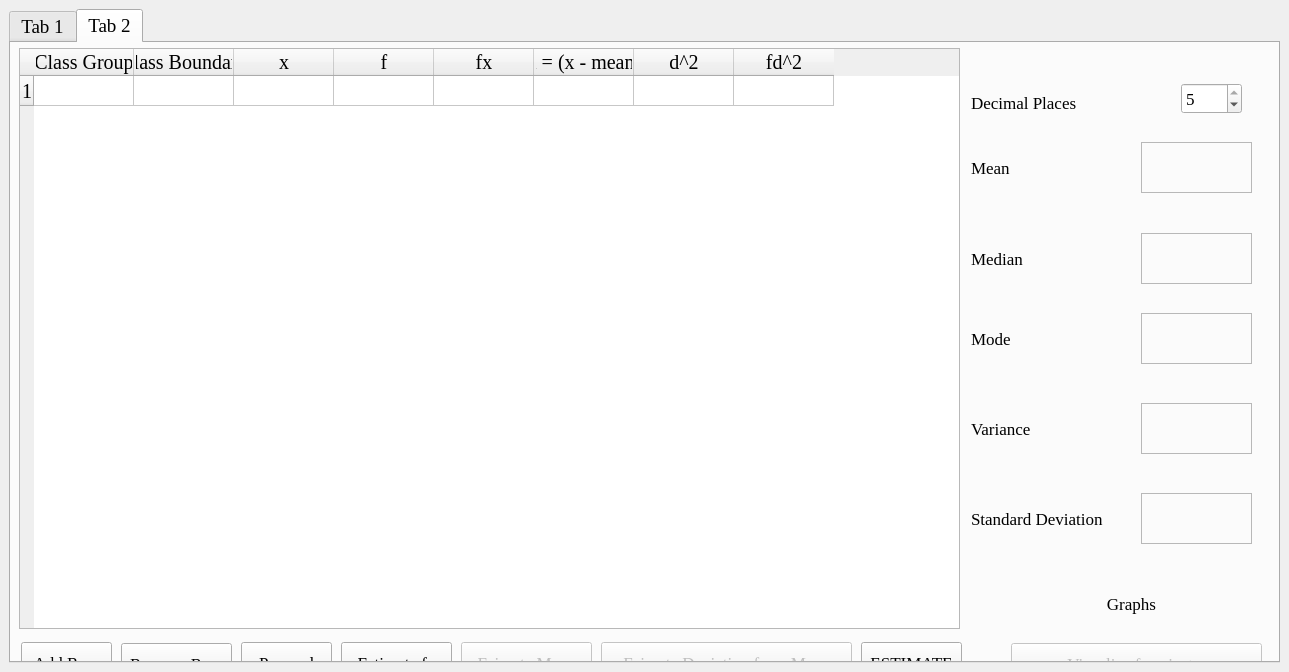
<?xml version="1.0" encoding="UTF-8"?>
<ui version="4.0">
 <class>MainWindow</class>
 <widget class="QMainWindow" name="MainWindow">
  <property name="geometry">
   <rect>
    <x>0</x>
    <y>0</y>
    <width>1289</width>
    <height>672</height>
   </rect>
  </property>
  <property name="font">
   <font>
    <family>Times New Roman</family>
    <pointsize>14</pointsize>
   </font>
  </property>
  <property name="windowTitle">
   <string>Stats Me</string>
  </property>
  <property name="windowIcon">
   <iconset>
    <normaloff>images/table.png</normaloff>images/table.png</iconset>
  </property>
  <widget class="QWidget" name="centralwidget">
   <layout class="QGridLayout" name="gridLayout">
    <item row="0" column="0">
     <widget class="QTabWidget" name="tabWidget">
      <property name="tabPosition">
       <enum>QTabWidget::North</enum>
      </property>
      <property name="currentIndex">
       <number>1</number>
      </property>
      <widget class="QWidget" name="tab">
       <attribute name="title">
        <string>Tab 1</string>
       </attribute>
       <widget class="QLabel" name="label_5">
        <property name="geometry">
         <rect>
          <x>370</x>
          <y>110</y>
          <width>351</width>
          <height>361</height>
         </rect>
        </property>
        <property name="text">
         <string/>
        </property>
        <property name="pixmap">
         <pixmap>images/table.png</pixmap>
        </property>
        <property name="scaledContents">
         <bool>true</bool>
        </property>
        <property name="alignment">
         <set>Qt::AlignCenter</set>
        </property>
       </widget>
       <widget class="QLabel" name="label_6">
        <property name="geometry">
         <rect>
          <x>470</x>
          <y>490</y>
          <width>141</width>
          <height>31</height>
         </rect>
        </property>
        <property name="font">
         <font>
          <pointsize>24</pointsize>
          <weight>75</weight>
          <bold>true</bold>
         </font>
        </property>
        <property name="text">
         <string>Stats Me</string>
        </property>
        <property name="alignment">
         <set>Qt::AlignCenter</set>
        </property>
       </widget>
       <widget class="QPushButton" name="pushButton_start">
        <property name="geometry">
         <rect>
          <x>480</x>
          <y>580</y>
          <width>111</width>
          <height>31</height>
         </rect>
        </property>
        <property name="text">
         <string>Start</string>
        </property>
       </widget>
      </widget>
      <widget class="QWidget" name="tab_2">
       <attribute name="title">
        <string>Tab 2</string>
       </attribute>
       <widget class="QTableWidget" name="tableWidget">
        <property name="geometry">
         <rect>
          <x>8</x>
          <y>5</y>
          <width>941</width>
          <height>581</height>
         </rect>
        </property>
        <property name="font">
         <font>
          <family>Times New Roman</family>
          <pointsize>15</pointsize>
         </font>
        </property>
        <property name="rowCount">
         <number>1</number>
        </property>
        <property name="columnCount">
         <number>8</number>
        </property>
        <row/>
        <column>
         <property name="text">
          <string>Class Group</string>
         </property>
        </column>
        <column>
         <property name="text">
          <string>Class Boundary</string>
         </property>
        </column>
        <column>
         <property name="text">
          <string>x</string>
         </property>
        </column>
        <column>
         <property name="text">
          <string>f</string>
         </property>
        </column>
        <column>
         <property name="text">
          <string>fx</string>
         </property>
        </column>
        <column>
         <property name="text">
          <string>d = (x - mean)</string>
         </property>
        </column>
        <column>
         <property name="text">
          <string>d^2</string>
         </property>
        </column>
        <column>
         <property name="text">
          <string>fd^2</string>
         </property>
        </column>
       </widget>
       <widget class="QPushButton" name="pushButton_estimateMean">
        <property name="enabled">
         <bool>false</bool>
        </property>
        <property name="geometry">
         <rect>
          <x>450</x>
          <y>599</y>
          <width>131</width>
          <height>41</height>
         </rect>
        </property>
        <property name="font">
         <font>
          <pointsize>13</pointsize>
         </font>
        </property>
        <property name="text">
         <string>Esimate Mean</string>
        </property>
       </widget>
       <widget class="QLabel" name="label">
        <property name="geometry">
         <rect>
          <x>960</x>
          <y>109</y>
          <width>51</width>
          <height>31</height>
         </rect>
        </property>
        <property name="font">
         <font>
          <pointsize>13</pointsize>
         </font>
        </property>
        <property name="text">
         <string>Mean</string>
        </property>
       </widget>
       <widget class="QPushButton" name="pushButton_addRow">
        <property name="geometry">
         <rect>
          <x>10</x>
          <y>599</y>
          <width>91</width>
          <height>41</height>
         </rect>
        </property>
        <property name="font">
         <font>
          <pointsize>13</pointsize>
         </font>
        </property>
        <property name="text">
         <string>Add Row</string>
        </property>
       </widget>
       <widget class="QLabel" name="variance_label">
        <property name="geometry">
         <rect>
          <x>1130</x>
          <y>360</y>
          <width>111</width>
          <height>51</height>
         </rect>
        </property>
        <property name="font">
         <font>
          <pointsize>14</pointsize>
          <weight>75</weight>
          <bold>true</bold>
         </font>
        </property>
        <property name="frameShape">
         <enum>QFrame::StyledPanel</enum>
        </property>
        <property name="text">
         <string/>
        </property>
       </widget>
       <widget class="QLabel" name="sd_label">
        <property name="geometry">
         <rect>
          <x>1130</x>
          <y>450</y>
          <width>111</width>
          <height>51</height>
         </rect>
        </property>
        <property name="font">
         <font>
          <pointsize>14</pointsize>
          <weight>75</weight>
          <bold>true</bold>
         </font>
        </property>
        <property name="frameShape">
         <enum>QFrame::StyledPanel</enum>
        </property>
        <property name="text">
         <string/>
        </property>
       </widget>
       <widget class="QLabel" name="label_2">
        <property name="geometry">
         <rect>
          <x>960</x>
          <y>39</y>
          <width>141</width>
          <height>41</height>
         </rect>
        </property>
        <property name="font">
         <font>
          <pointsize>13</pointsize>
         </font>
        </property>
        <property name="text">
         <string>Decimal Places</string>
        </property>
       </widget>
       <widget class="QLabel" name="label_4">
        <property name="geometry">
         <rect>
          <x>960</x>
          <y>370</y>
          <width>151</width>
          <height>31</height>
         </rect>
        </property>
        <property name="font">
         <font>
          <pointsize>13</pointsize>
         </font>
        </property>
        <property name="text">
         <string>Variance</string>
        </property>
       </widget>
       <widget class="QPushButton" name="pushButton_finally">
        <property name="geometry">
         <rect>
          <x>850</x>
          <y>599</y>
          <width>101</width>
          <height>41</height>
         </rect>
        </property>
        <property name="font">
         <font>
          <pointsize>13</pointsize>
         </font>
        </property>
        <property name="text">
         <string>ESTIMATE</string>
        </property>
       </widget>
       <widget class="QSpinBox" name="spinBox_dp">
        <property name="geometry">
         <rect>
          <x>1170</x>
          <y>40</y>
          <width>61</width>
          <height>31</height>
         </rect>
        </property>
        <property name="font">
         <font>
          <pointsize>13</pointsize>
         </font>
        </property>
        <property name="minimum">
         <number>1</number>
        </property>
        <property name="maximum">
         <number>5</number>
        </property>
        <property name="value">
         <number>5</number>
        </property>
       </widget>
       <widget class="QPushButton" name="pushButton_estimateDFM">
        <property name="enabled">
         <bool>false</bool>
        </property>
        <property name="geometry">
         <rect>
          <x>590</x>
          <y>599</y>
          <width>251</width>
          <height>41</height>
         </rect>
        </property>
        <property name="font">
         <font>
          <pointsize>13</pointsize>
         </font>
        </property>
        <property name="text">
         <string>Esimate Deviation from Mean</string>
        </property>
       </widget>
       <widget class="QLabel" name="mean_label">
        <property name="geometry">
         <rect>
          <x>1130</x>
          <y>99</y>
          <width>111</width>
          <height>51</height>
         </rect>
        </property>
        <property name="font">
         <font>
          <pointsize>14</pointsize>
          <weight>75</weight>
          <bold>true</bold>
         </font>
        </property>
        <property name="frameShape">
         <enum>QFrame::StyledPanel</enum>
        </property>
        <property name="frameShadow">
         <enum>QFrame::Plain</enum>
        </property>
        <property name="text">
         <string/>
        </property>
        <property name="margin">
         <number>0</number>
        </property>
       </widget>
       <widget class="QLabel" name="label_3">
        <property name="geometry">
         <rect>
          <x>960</x>
          <y>460</y>
          <width>161</width>
          <height>31</height>
         </rect>
        </property>
        <property name="font">
         <font>
          <pointsize>13</pointsize>
         </font>
        </property>
        <property name="text">
         <string>Standard Deviation</string>
        </property>
       </widget>
       <widget class="QPushButton" name="pushButton_estimatefx">
        <property name="geometry">
         <rect>
          <x>330</x>
          <y>599</y>
          <width>111</width>
          <height>41</height>
         </rect>
        </property>
        <property name="font">
         <font>
          <pointsize>13</pointsize>
         </font>
        </property>
        <property name="text">
         <string>Estimate fx</string>
        </property>
       </widget>
       <widget class="QPushButton" name="pushButton_estimate">
        <property name="geometry">
         <rect>
          <x>230</x>
          <y>599</y>
          <width>91</width>
          <height>41</height>
         </rect>
        </property>
        <property name="font">
         <font>
          <pointsize>13</pointsize>
         </font>
        </property>
        <property name="text">
         <string>Proceed</string>
        </property>
       </widget>
       <widget class="QLabel" name="label_7">
        <property name="geometry">
         <rect>
          <x>1060</x>
          <y>540</y>
          <width>121</width>
          <height>41</height>
         </rect>
        </property>
        <property name="font">
         <font>
          <pointsize>13</pointsize>
         </font>
        </property>
        <property name="text">
         <string>Graphs</string>
        </property>
        <property name="alignment">
         <set>Qt::AlignCenter</set>
        </property>
       </widget>
       <widget class="QPushButton" name="pushButton_fagainstx">
        <property name="enabled">
         <bool>false</bool>
        </property>
        <property name="geometry">
         <rect>
          <x>1000</x>
          <y>600</y>
          <width>251</width>
          <height>41</height>
         </rect>
        </property>
        <property name="font">
         <font>
          <pointsize>13</pointsize>
         </font>
        </property>
        <property name="text">
         <string>Visualize f against x</string>
        </property>
       </widget>
       <widget class="QLabel" name="label_8">
        <property name="geometry">
         <rect>
          <x>960</x>
          <y>200</y>
          <width>151</width>
          <height>31</height>
         </rect>
        </property>
        <property name="font">
         <font>
          <pointsize>13</pointsize>
         </font>
        </property>
        <property name="text">
         <string>Median</string>
        </property>
       </widget>
       <widget class="QLabel" name="median_label">
        <property name="geometry">
         <rect>
          <x>1130</x>
          <y>190</y>
          <width>111</width>
          <height>51</height>
         </rect>
        </property>
        <property name="font">
         <font>
          <pointsize>14</pointsize>
          <weight>75</weight>
          <bold>true</bold>
         </font>
        </property>
        <property name="frameShape">
         <enum>QFrame::StyledPanel</enum>
        </property>
        <property name="text">
         <string/>
        </property>
       </widget>
       <widget class="QLabel" name="label_9">
        <property name="geometry">
         <rect>
          <x>960</x>
          <y>280</y>
          <width>151</width>
          <height>31</height>
         </rect>
        </property>
        <property name="font">
         <font>
          <pointsize>13</pointsize>
         </font>
        </property>
        <property name="text">
         <string>Mode</string>
        </property>
       </widget>
       <widget class="QLabel" name="mode_label">
        <property name="geometry">
         <rect>
          <x>1130</x>
          <y>270</y>
          <width>111</width>
          <height>51</height>
         </rect>
        </property>
        <property name="font">
         <font>
          <pointsize>14</pointsize>
          <weight>75</weight>
          <bold>true</bold>
         </font>
        </property>
        <property name="frameShape">
         <enum>QFrame::StyledPanel</enum>
        </property>
        <property name="text">
         <string/>
        </property>
       </widget>
       <widget class="QPushButton" name="pushButton_removeRow">
        <property name="geometry">
         <rect>
          <x>110</x>
          <y>600</y>
          <width>111</width>
          <height>41</height>
         </rect>
        </property>
        <property name="font">
         <font>
          <pointsize>13</pointsize>
         </font>
        </property>
        <property name="text">
         <string>Remove Row</string>
        </property>
       </widget>
      </widget>
     </widget>
    </item>
   </layout>
  </widget>
 </widget>
 <resources/>
 <connections/>
</ui>
